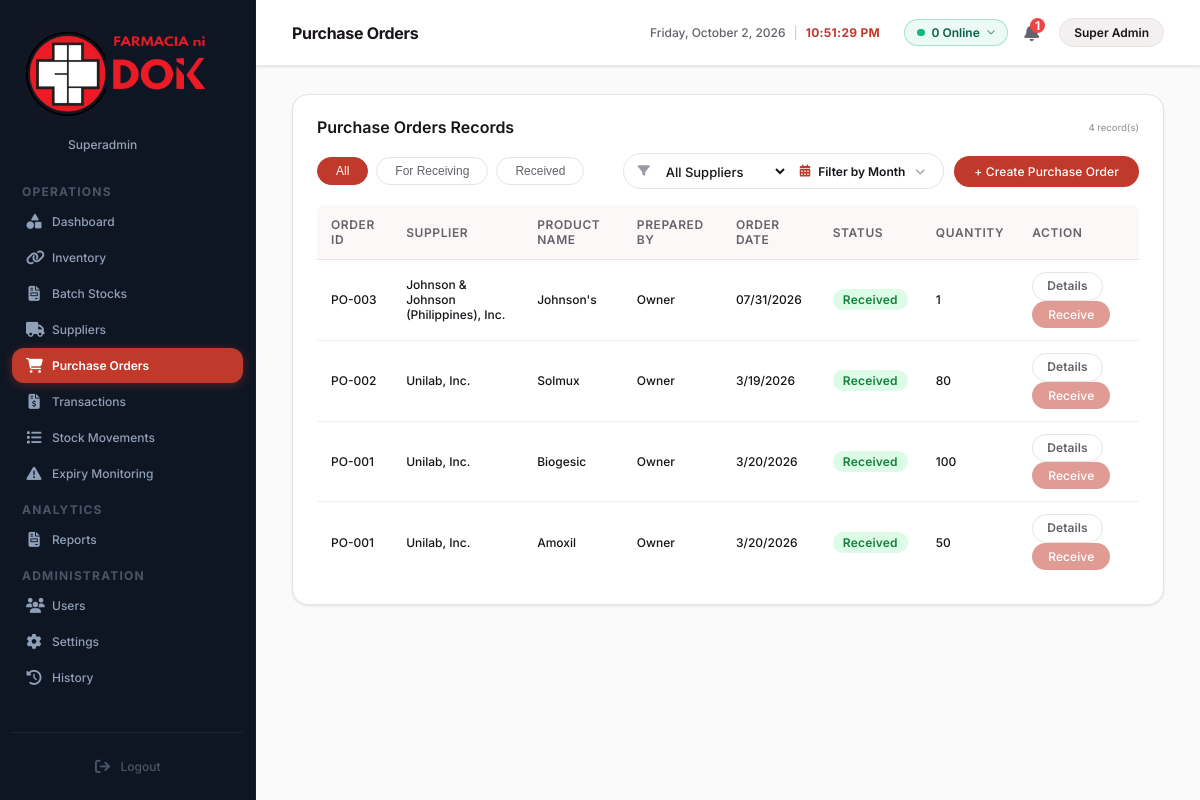
The page /purchase_orders (signed in) on the database as committed earlier.
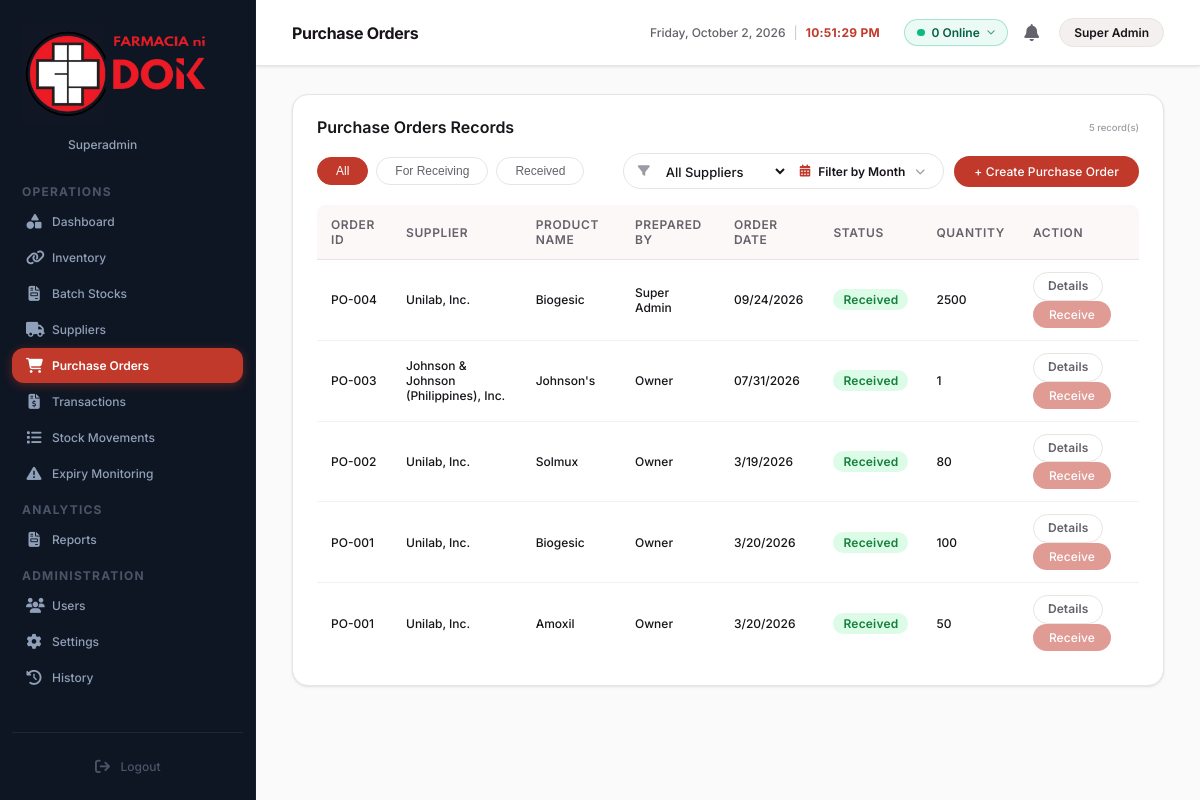
The same page on the database as committed later.
### tables this page shows
CREATE TABLE purchase_order_items (
            id INTEGER PRIMARY KEY AUTOINCREMENT,
            purchase_order_id TEXT NOT NULL,
            medicine_id TEXT NOT NULL,
            quantity INTEGER NOT NULL,
            FOREIGN KEY (purchase_order_id) REFERENCES purchase_orders (id),
            FOREIGN KEY (medicine_id) REFERENCES inventory (id)
        );

CREATE TABLE purchase_orders (
            id TEXT PRIMARY KEY,
            supplier_id TEXT NOT NULL,
            prepared_by TEXT NOT NULL,
            order_date TEXT NOT NULL,
            status TEXT NOT NULL,
            notes TEXT,
            received_by TEXT,
            FOREIGN KEY (supplier_id) REFERENCES suppliers (id)
        );

CREATE TABLE suppliers (
            id TEXT PRIMARY KEY,
            name TEXT NOT NULL,
            address TEXT NOT NULL,
            contact TEXT NOT NULL
        , archived_at TEXT DEFAULT NULL);

CREATE TABLE inventory (
            id TEXT PRIMARY KEY,
            generic TEXT,
            brand TEXT NOT NULL,
            category TEXT NOT NULL,
            stock INTEGER NOT NULL,
            reorder_point INTEGER NOT NULL,
            status TEXT NOT NULL,
            product_name TEXT NOT NULL,
            description TEXT NOT NULL,
            unit_of_measure TEXT NOT NULL,
            purchase_price REAL NOT NULL,
            supplier TEXT NOT NULL,
            archived_at TEXT DEFAULT NULL,
            deleted_at TEXT DEFAULT NULL
        );

### app.py (the view, shortened to what this page needs)
@app.route('/purchase_orders', methods=['GET', 'POST'])
def purchase_orders():
    if not has_permission('po_view'):
        flash('Access denied. You do not have permission to view Purchase Orders.', 'warning')
        return redirect(url_for('dashboard'))
    conn = get_db_connection()
    suppliers = conn.execute('SELECT * FROM suppliers ORDER BY id ASC').fetchall()
    medicines_raw = conn.execute('''
        SELECT i.id, i.brand, i.generic, i.product_name, i.category, i.supplier, i.stock, i.reorder_point, s.id as supplier_id
        FROM inventory i
        LEFT JOIN suppliers s ON i.supplier = s.name
        WHERE i.archived_at IS NULL AND i.deleted_at IS NULL
        ORDER BY i.brand ASC
    ''').fetchall()
    medicines = [dict(m) for m in medicines_raw]
    pending_rows = conn.execute('''
        SELECT poi.medicine_id, SUM(poi.quantity) as pending_qty
        FROM purchase_order_items poi
        JOIN purchase_orders po ON poi.purchase_order_id = po.id
        WHERE po.status = 'For Receiving'
        GROUP BY poi.medicine_id
    ''').fetchall()
    pending_map = {r['medicine_id']: (r['pending_qty'] or 0) for r in pending_rows}
    medicines_stock_info = {}
    for m in medicines:
        m_id = m['id']
        stk = m.get('stock') or 0
        rop = m.get('reorder_point') if (m.get('reorder_point') is not None and m.get('reorder_point') > 0) else 100
        p_qty = pending_map.get(m_id, 0)
        max_ord = max(0, rop - stk - p_qty)
        medicines_stock_info[m_id] = {
            'id': m_id,
            'brand': m['brand'],
            'stock': stk,
            'reorder_point': rop,
            'pending_qty': p_qty,
            'max_orderable': max_ord
        }
    supplier_catalog = {}
    for s in suppliers:
        s_id = s['id']
        supplier_catalog[s_id] = {
            'id': s_id,
            'name': s['name'],
            'categories': {}
        }
        registered_cats = conn.execute("SELECT category_name FROM supplier_categories WHERE supplier_name = ? ORDER BY category_name ASC", (s['name'],)).fetchall()
        for rc in registered_cats:
            cname = rc['category_name']
            if cname not in supplier_catalog[s_id]['categories']:
                supplier_catalog[s_id]['categories'][cname] = []
    for m in medicines:
        sid = m.get('supplier_id')
        if not sid or sid not in supplier_catalog:
            continue
        cat = m.get('category') or 'General'
        if cat not in supplier_catalog[sid]['categories']:
            supplier_catalog[sid]['categories'][cat] = []
        info = medicines_stock_info.get(m['id'], {})
        supplier_catalog[sid]['categories'][cat].append({
            'id': m['id'],
            'brand': m['brand'],
            'generic': m.get('generic') or '',
            'product_name': m.get('product_name') or '',
            'stock': info.get('stock', 0),
            'reorder_point': info.get('reorder_point', 100),
            'pending_qty': info.get('pending_qty', 0),
            'max_orderable': info.get('max_orderable', 0)
        })
    orders_raw = conn.execute('''
        SELECT po.id, po.supplier_id, s.name as supplier, po.prepared_by, po.order_date, po.status, po.notes, po.received_by,
               i.brand as medicine_name, poi.quantity as item_qty
        FROM purchase_order_items poi
        JOIN purchase_orders po ON poi.purchase_order_id = po.id
        JOIN suppliers s ON po.supplier_id = s.id
        JOIN inventory i ON poi.medicine_id = i.id
        ORDER BY po.id DESC, poi.id ASC
    ''').fetchall()
    orders = []
    for o in orders_raw:
        notes_escaped = (o['notes'] or '').replace("'", "\\'").replace("\n", " ")
        orders.append({
            'id': o['id'],
            'supplier_id': o['supplier_id'],
            'supplier': o['supplier'],
            'prepared_by': o['prepared_by'],
            'order_date': o['order_date'],
            'status': o['status'],
            'notes': notes_escaped,
            'products_list': o['medicine_name'],
            'total_quantity': o['item_qty'],
            'received_by': o['received_by'] or ''
        })
    po_items_raw = conn.execute('''
        SELECT poi.purchase_order_id, poi.medicine_id, i.brand as medicine_name, i.generic as generic_name, i.category, poi.quantity
        FROM purchase_order_items poi
        JOIN inventory i ON poi.medicine_id = i.id
    ''').fetchall()
    po_items_map = {}
    for item in po_items_raw:
        po_id = item['purchase_order_id']
        if po_id not in po_items_map:
            po_items_map[po_id] = []
        po_items_map[po_id].append({
            'medicine_id': item['medicine_id'],
            'medicine_name': item['medicine_name'],
            'generic_name': item['generic_name'],
            'category': item['category'],
            'quantity': item['quantity']
        })
    conn.close()
    return render_template('purchase_orders.html',
                           suppliers=suppliers,
                           medicines=medicines,
                           orders=orders,
                           po_items_map=po_items_map,
                           supplier_catalog=supplier_catalog,
                           medicines_stock_info=medicines_stock_info,
                           active_page='purchase_orders')

### templates/purchase_orders.html (shortened to what this page needs)
{% extends 'base.html' %}
{% block title %}Purchase Orders{% endblock %}
{% block content %}
<div class="panel">
    <div class="panel-header" style="display: flex; flex-direction: column; gap: 16px; align-items: stretch;">
        <div style="display: flex; justify-content: space-between; align-items: center;">
            <h3 style="margin: 0;">
                {% if session.get('role') == 'Staff' %}
                    Purchase Orders / Receiving
                {% else %}
                    Purchase Orders Records
                {% endif %}
            </h3>
            <span class="list-count-badge">
                {{ orders | length }} record(s)
            </span>
        </div>
        <div style="display: flex; justify-content: space-between; align-items: center; gap: 14px; width: 100%; flex-wrap: nowrap;">
            <div class="filter-tabs" style="flex-shrink: 0;">
                <button class="filter-btn active" onclick="setStatusFilter('all', this)">All</button>
                <button class="filter-btn" onclick="setStatusFilter('For Receiving', this)">For Receiving</button>
                <button class="filter-btn" onclick="setStatusFilter('Received', this)">Received</button>
            </div>
            <div style="display: flex; gap: 10px; align-items: center; flex-wrap: nowrap; flex-shrink: 0;">
                <div class="filter-container">
                    <i class="fa-solid fa-filter"></i>
                    <select id="filter-supplier" class="filter-select" onchange="filterPO()" style="max-width: 130px; text-overflow: ellipsis; white-space: nowrap;">
                        <option value="">All Suppliers</option>
                    </select>
                    <div class="cal-filter-wrapper" id="po-cal-filter"></div>
                </div>
                {% if has_permission('po_create') %}
                    <button class="btn-primary" style="width: auto; padding: 8px 20px; font-size: 13px; font-weight: 500; border-radius: 20px; white-space: nowrap; flex-shrink: 0;" onclick="openPOModal()">+ Create Purchase Order</button>
                {% endif %}
            </div>
        </div>
    </div>
    <table>
        <thead>
            <tr>
                <th>Order ID</th>
                <th>Supplier</th>
                <th>Product Name</th>
                <th>Prepared By</th>
                <th>Order Date</th>
                <th>Status</th>
                <th>Quantity</th>
                <th>Action</th>
            </tr>
        </thead>
        <tbody id="po-table-body">
            {% for order in orders %}
            <tr class="po-row" data-id="{{ order.id | lower }}" data-status="{{ order.status }}" data-supplier="{{ order.supplier | lower }}" data-products="{{ order.products_list | lower }}" data-prepared="{{ order.prepared_by | lower }}" data-date="{{ order.order_date }}">
                <td>{{ order.id }}</td>
                <td>{{ order.supplier }}</td>
                <td>{{ order.products_list }}</td>
                <td>{{ order.prepared_by }}</td>
                <td>{{ order.order_date }}</td>
                <td>
                    <span class="status-badge
                        {% if order.status == 'For Receiving' %}status-for-receiving
                        {% elif order.status == 'Received' %}status-received
                        {% else %}status-partial{% endif %}">
                        {{ order.status }}
                    </span>
                </td>
                <td>{{ order.total_quantity }}</td>
                <td>
                    <button class="btn-action-outline btn-view" onclick="showPODetails('{{ order.id }}', '{{ order.supplier }}', '{{ order.order_date }}', '{{ order.status }}', '{{ order.prepared_by }}', '{{ order.notes }}', '{{ order.received_by }}', '{{ order.supplier_id }}')">Details</button>
                    {% if has_permission('po_receive') %}
                        {% if order.status == 'For Receiving' %}
                            <button type="button" class="btn-primary"
                                style="padding:6px 16px;border-radius:20px;font-size:13px;width:auto;font-weight:500;"
                                onclick="openExpiryModal('{{ order.id }}')">
                                <i class="fa-solid fa-calendar-check" style="font-size:11px;"></i> Receive
                            </button>
                        {% else %}
                            <button class="btn-primary" style="padding: 6px 16px; border-radius: 20px; font-size: 13px; width: auto; font-weight: 500; opacity: 0.5; cursor: not-allowed;" disabled>Receive</button>
                        {% endif %}
                    {% endif %}
                </td>
            </tr>
            {% endfor %}
        </tbody>
    </table>
</div>
{% endblock %}

Rows that differ between the two databases and show on the page:
added purchase_order_items: id "PO-004", supplier "Unilab, Inc.", products_list "Biogesic", prepared_by "Super Admin", order_date "09/24/2026", status "Received", total_quantity "2500"
Other text that changed with them:
{{ orders | length }}: "4" → "5"
{{ app_unseen_count }}: "1" → (not shown)
